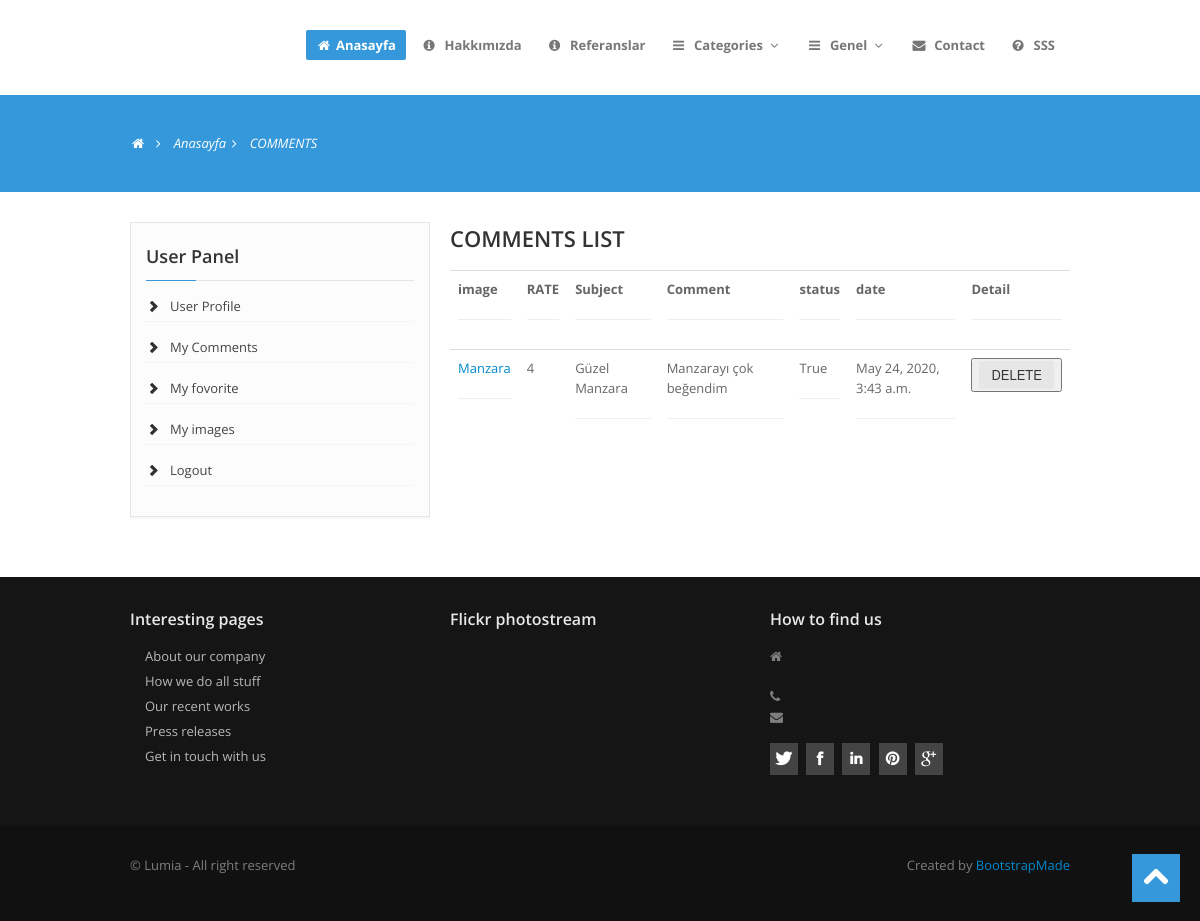
/user/comments/ (signed in), run on the app's committed database.
### images/models.py (models this page shows, shortened)
class Comment(models.Model):
    STATUS = {
        ('New', 'Yeni'),
        ('True', 'Evet'),
        ('False', 'Hayır')
    }
    image = models.ForeignKey(Images, on_delete=models.CASCADE)
    user = models.ForeignKey(User, on_delete=models.CASCADE)
    subject = models.CharField(max_length=50)
    comment = models.TextField(max_length=200, blank=True)
    rate = models.IntegerField(blank=True)
    status = models.CharField(max_length=10, choices=STATUS, default="New")
    ip = models.CharField(blank=True, max_length=20)
    create_at = models.DateTimeField(auto_now_add=True)
    update_at = models.DateTimeField(auto_now=True)

class Images(models.Model):
    STATUS = {
        ('True', 'Evet'),
        ('False', 'Hayır')
    }
    category = models.ForeignKey(Category, on_delete=models.CASCADE)  # relation with Category table
    title = models.CharField(max_length=150)
    keywords = models.CharField(blank=True, max_length=255)
    description = models.CharField(blank=True, max_length=255)
    image = models.ImageField(blank=True, upload_to='images/')
    detail = RichTextUploadingField()
    slug = models.SlugField(null=False, unique=True)
    status = models.CharField(max_length=10, choices=STATUS)
    create_at = models.DateTimeField(auto_now_add=True)
    update_at = models.DateTimeField(auto_now=True)
    def image_tag(self):
        return mark_safe('<img src="{}" height="50"/>'.format(self.image.url))
    image_tag.short_description = 'Image'

### user/views.py (the view)
# urls.py: path('comments/', views.comments, name='comments'),
@login_required(login_url='/login')
def comments(request):
    category = Category.objects.all()
    current_user = request.user
    comments = Comment.objects.filter(user_id=current_user.id )
    context = {
        'category': category,
        'comments': comments,
    }
    return render(request, 'user_comments.html', context)

### user/templates/user_comments.html (shortened to what this page needs)
{% extends "homebase.html" %}
{% block content %}
    <section id="subintro">
        <div class="container">
            <div class="row">
                <div class="span8">
                    <ul class="breadcrumb">
                        <li><a href="#"><i class="icon-home"></i></a><i class="icon-angle-right"></i></li>
                        <li><a href="/">Anasayfa</a><i class="icon-angle-right"></i></li>
                        <li class="active">COMMENTS</li>
                    </ul>
                </div>
            </div>
        </div>
    </section>
    <section id="maincontent">
        <div class="container">
            <div class="row">
                <div class="span4">
                    <aside>
                        <div class="widget">
                            {% include "user_panel.html" %}
                        </div>
                    </aside>
                </div>
                <div class="span8">
                    <div class="section-title">
                        <h3 class="title">COMMENTS LIST</h3>
                    </div>
                    <div class="cart-table clearfix">
                        <table class="table table-responsive">
                            <tr>
                                <th class="text-left"><span>image </span><hr></th>
                                <th class="text-left">RATE</span><hr> </th>
                                <th class="text-left"><span>Subject </span><hr></th>
                                <th class="text-left"><span>Comment</span><hr></th>
                                <th class="text-left"><span>status</span><hr></th>
                                <th class="text-left"><span>date</span><hr></th>
                                <th class="text-left"><span>Detail</span><hr></th>
                            </tr>
                            {% for rs in comments %}
                                <tr>
                                    <td class="text-left"><span>
                                <a href="/images/{{rs.image_id}}/{{rs.image.slug}}">
                                {{ rs.image.title}}
                                </a>
                            </span><hr></td>
                                    <td class="text-left">{{ rs.rate}}</td>
                                    <td class="text-left"><span>{{ rs.subject}}</span><hr> </td>
                                    <td class="text-left"><span>{{ rs.comment}} </span><hr></td>
                                    <td class="text-left"><span>{{ rs.status}} </span><hr></td>
                                    <td class="text-left"><span>{{ rs.create_at}} </span><hr></td>
                                    <td class="text-left"><button><a class="btn karl-checkout-btn" href="/user/deletecomment/{{ rs.id}}" onclick = "myFunction()" >DELETE</a></button> </td>
                                </tr>
                            {% endfor %}
                        </table>
                    </div>
                </div>
            </div>
        </div>
    </section>
{% endblock %}

### home/static/assets/css/style.css (style rules this page uses)
.row { margin-bottom:30px; }
#maincontent { z-index:1000; margin-top:0px; }
section#subintro { width: 100%; color: #fff; height:auto; margin: 0 auto; padding: 0; margin-bottom:30px; }
aside { background:#fcfcfc; padding:20px 15px 0 15px; margin: 0 0 30px 0; border: 1px solid #e6e6e6; -webkit-box-shadow: 0 2px 0 rgba(0,0,0,0.03); -moz-box-shadow: 0 2px 0 rgba(0,0,0,0.03); box-shadow: 0 2px 0 rgba(0,0,0,0.03); -webkit-box-sizing: border-box; -moz-box-sizing: border-box; box-sizing: border-box; }
aside .widget { margin-bottom:30px; }
[class^="icon-"], [class*=" icon-"] { float:none; }
[class^="icon-"], [class*=" icon-"] { margin-top: 1px; margin-right: .3em; }
#subintro .breadcrumb { margin:30px 0 0; background:none; }
#subintro ul.breadcrumb li { margin-bottom:0; padding-bottom:0; color:#fff; font-style:italic; }
#subintro ul.breadcrumb li a { color:#fff; }
.breadcrumb > li { display: inline-block; *display: inline; line-height:1.6em; *zoom: 1; }

### home/static/assets/color/default.css (style rules this page uses)
a { color: #3498db; }
section#subintro { background: #3498db; }

### home/static/assets/css/overwrite.css (style rules this page uses)
body { margin: 0; font-family:'Open Sans', Arial, sans-serif; font-size: 13px; line-height: 1.6em; color: #666; background-color: #ffffff; }
a { color: #0088cc; text-decoration: none; }
h1, h2, h3, h4, h5, h6 { color:#333; font-family: 'Open Sans', sans-serif; font-weight:600; line-height:1.5em; margin-top:0; margin-bottom:15px; }
h3 { font-size: 22px; }
.btn { display: inline-block; *display: inline; *zoom: 1; padding: 4px 12px; margin-bottom: 0; font-size: 13px; line-height: 20px; text-align: center; vertical-align: middle; cursor: pointer; color: #333333; text-shadow: none; background-color: #e6e6e6; background-image:none; border:none; *border: 0; *margin-left: .3em; -webkit-box-shadow: none; -moz-box-shadow: none; box-shadow: none; -webkit-border-radius: 2px; -moz-border-radius: 2px; border-radius: 2px; }
.btn:first-child { *margin-left: 0; }
.breadcrumb { padding: 8px 0; background-color: #fff; -webkit-border-radius: 0; -moz-border-radius: 0; border-radius: 0; }
.breadcrumb > li { text-shadow: none; }

### data on the page
Comment: image "Manzara", rate "4", subject "Güzel Manzara", comment "Manzarayı çok beğendim", status "True", create_at "May 24, 2020, 3:43 a.m."
